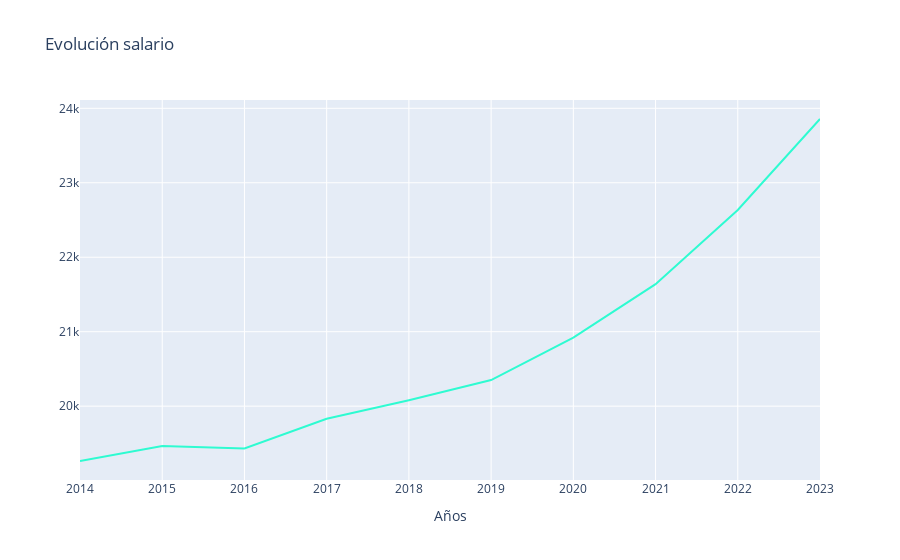

Notebook cell for this chart:
### Code cell
trace1 = go.Scatter(
                    x = distribuion_salarial.index,
                    y = distribuion_salarial['mediana'],
                    name = 'Salario anual más común',
                    mode= 'lines',
                    marker = dict(color = 'rgba(0, 255, 200, 0.8)'),
                    text = 'Evolución salario')

data = [trace1]

layout = dict(title = 'Evolución salario',
             xaxis= dict(title= 'Años',ticklen= 5)
           )

fig = go.Figure(data = data, layout=layout)

iplot(fig)

### Figure 1 — Plotly figure (JSON) as saved in the notebook; plotly's stock layout.template omitted (floating-point values rounded to 4 significant figures)
{"data": [{"marker": {"color": "rgba(0, 255, 200, 0.8)"}, "mode": "lines", "name": "Salario anual más común", "text": "Evolución salario", "type": "scatter", "x": [2014, 2015, 2016, 2017, 2018, 2019, 2020, 2021, 2022, 2023], "y": [19260.0, 19470.0, 19430.0, 19830.0, 20080.0, 20350.0, 20920.0, 21640.0, 22630.0, 23860.0]}], "layout": {"title": {"text": "Evolución salario"}, "xaxis": {"ticklen": 5, "title": {"text": "Años"}}}}
